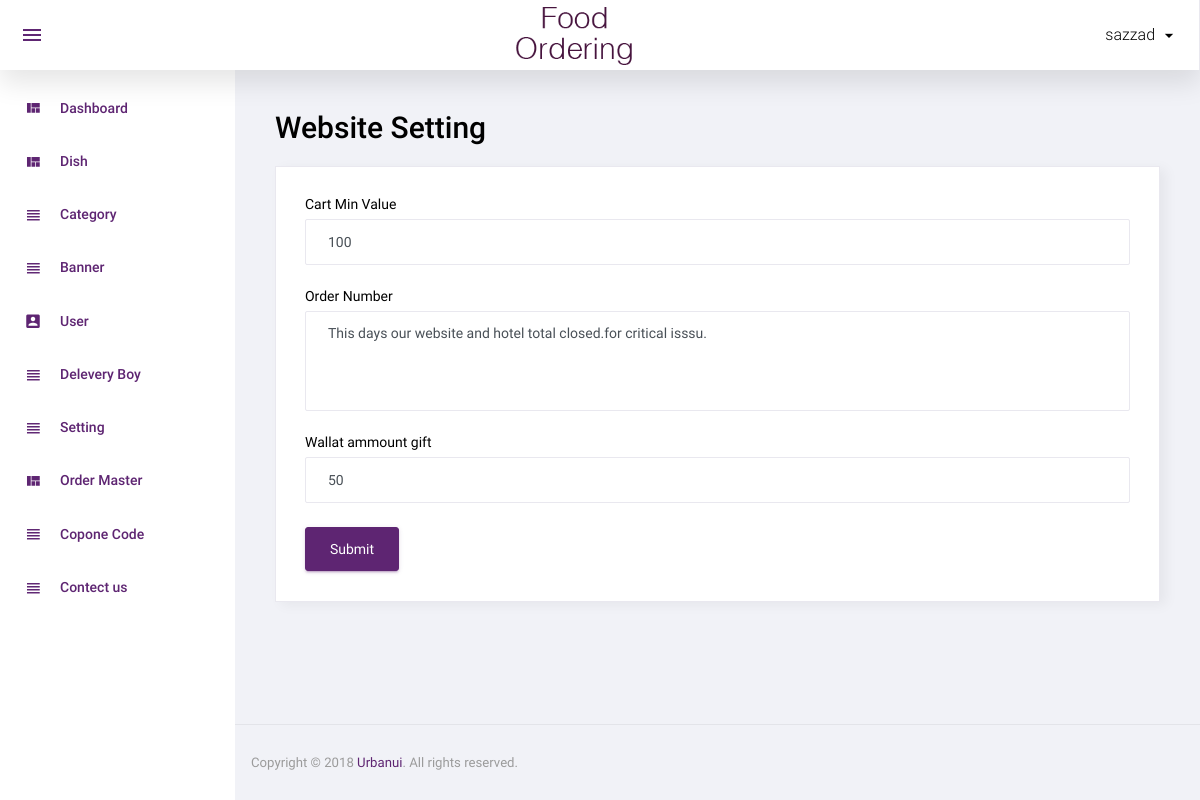
The page /admin/manages_setting.php (signed in) on the database its author committed.
### tables this page shows
CREATE TABLE `setting` (
  `id` int(11) NOT NULL,
  `website_stats` int(11) NOT NULL,
  `website_off_msg` varchar(100) NOT NULL,
  `cart_min_value` float NOT NULL,
  `wallat_amount` int(11) NOT NULL,
  `date` date NOT NULL DEFAULT current_timestamp()
);

### admin/manages_setting.php (the view, shortened to what this page needs)
<?php
include('top.php');
$row=mysqli_fetch_assoc(mysqli_query($con,"SELECT `id`, `website_stats`, `website_off_msg`, `cart_min_value` , `wallat_amount`, `date` FROM `setting` WHERE id='1'"));
$website_off_msg=$row['website_off_msg'];
$cart_min_value=$row['cart_min_value'];
$wallat_amt=$row['wallat_amount'];
?>
<div class="row">
			<h1 class="grid_title ml10 ml15">Website Setting</h1>
            <div class="col-12 grid-margin stretch-card">
              <div class="card">
                <div class="card-body">
                  <form class="forms-sample" method="post">
                    <div class="form-group">
                      <label for="exampleInputName1">Cart Min Value</label>
                      <input type="text" class="form-control" placeholder="cart min value" name="cart_min_value" required value="<?php echo $cart_min_value?>">
                    </div>
                    <div class="form-group">
                      <label for="exampleInputEmail3" required>Order Number</label>
                      <textarea class="form-control" name="website_off_msg" rows="5" cols="50" ><?php echo $website_off_msg ?></textarea>
                    </div>
										<div class="form-group">
											<label for="exampleInputName1">Wallat ammount gift</label>
											<input type="text" class="form-control" placeholder="wallat ammount" name="wallat_amt"  value="<?php echo $wallat_amt?>">
										</div>
                    <button type="submit" class="btn btn-primary mr-2" name="submit">Submit</button>
                  </form>
                </div>
              </div>
            </div>
		 </div>
<?php include('footer.php');?>

### rows shown on the page
setting: cart_min_value "100", website_off_msg "This days our website and hotel total closed.for critical isssu.", wallat_amt "50"

### other values the page prints
$_SESSION['Admin_name'] "sazzad"
